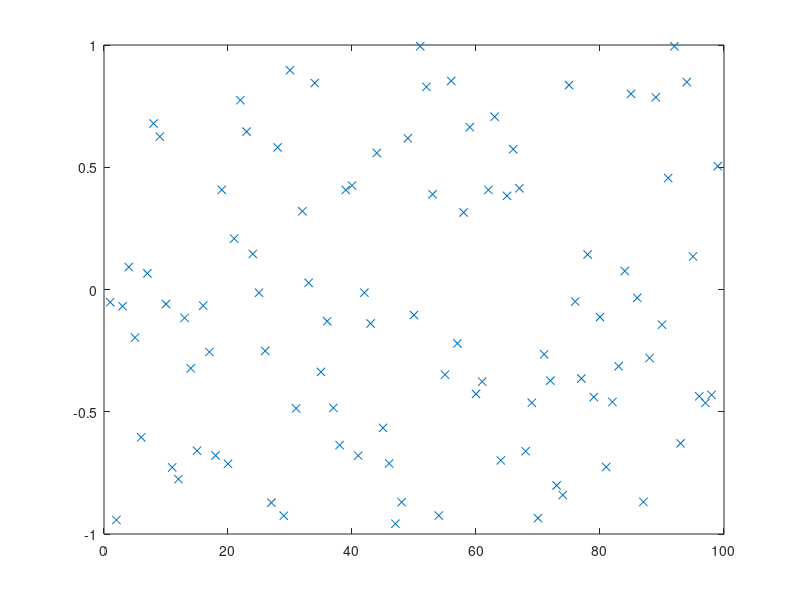

Write MATLAB code to recreate this figure. (Note: this script raises an error after producing the figure.)
% script <a href="matlab:MergeSortTest">MergeSortTest</a>
% Test <a href="matlab:help MergeSort">MergeSort</a> on a random set of data.
% See <a href="matlab:NRweb">Numerical Renaissance: simulation, optimization, & control</a>, Section 7.1.4.
% Part of <a href="matlab:help NRC">Numerical Renaissance Codebase 1.0</a>, <a href="matlab:help NRchap07">Chapter 7</a>; please read the <a href="matlab:help NRcopyleft">copyleft</a>.

n=99; D=2*rand(n,1)-1; close all, plot(D(:,1),'x'), pause(0.5)
[D,index]=MergeSort(D,1,n);       plot(D(:,1),'x')

% end script MergeSortTest

